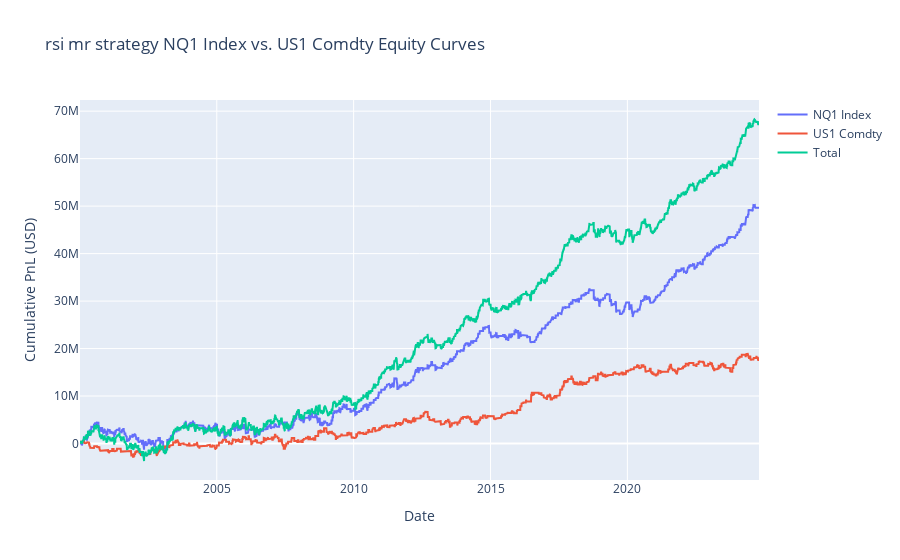
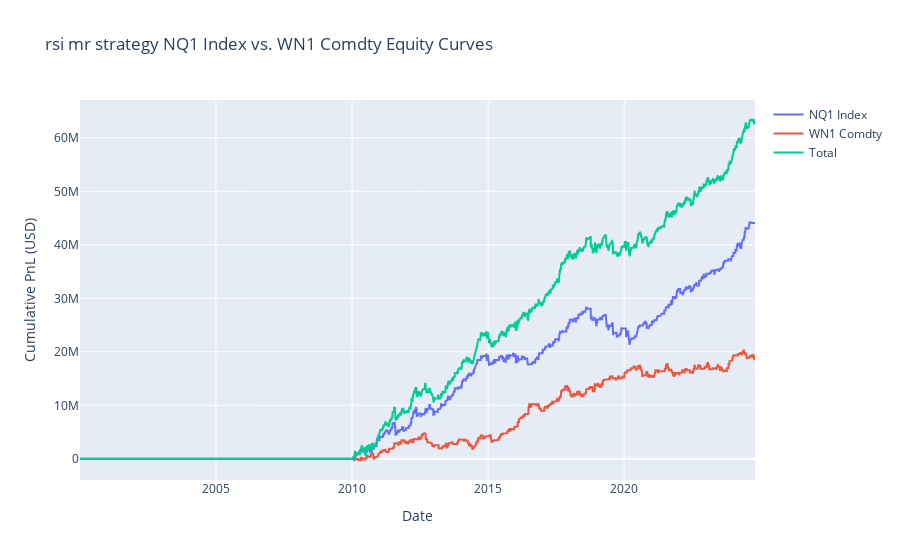

Notebook source saved alongside these figures, in order:
### Code cell
### Where the magic happens

asst_main = 'NQ1 Index'

cmp_assts = market_data.get_asset_classes()['eq-us']
cmp_assts
cmp_assts = ['US1 Comdty', 'WN1 Comdty']


respnls = {}
results = {}
statsdf = {}
trules = {}




for asst in cmp_assts:
    
    pairs = [
        (asst_main, asst),
        (asst, asst_main)
    ]
    
    strategy_params2 = {
        'pairs': pairs,
        'N': (5, 2),
        'rsi_period': (3,3),
        'rsi_threshold': (10.0,8.0),
        'lmt_order': False,
        'lmt_day': 1,
        'lmt_day_only': True,
        'lmt_atr': -0.25,
        'lmt_epsilon': 0.1,
        'atr_period': 3,
        'atr_type': 'atr',
        'market_data': market_data,
        'risk_ratio': (1.0, 1.1)
        
    }

    tmp = TradingRule(
        market_data=market_data,
        trading_rule_function=ratioMR_rsi_long,
        trading_params=strategy_params2,
        position_sizing_params=pSizeParams,  # Define as needed
        incl_assets=[asst_main, asst],  # Include all involved assets
        name_label='TestMR_' + asst,
        strat_descr= f'rsi mr strategy {asst_main} vs. {asst}',
        log_level=logging.ERROR,
        bt_folder = bt_folder
    )

    res = tmp.backtest_all_assets(save=True)
    resdb = tmp.plot_equity(byassets=True, totalsys=True, start_date = '01012000', save_fig=True)
    stats = tmp.calculate_statistics(byassets=True, totalsys=True, start_date='01012000')
    statsdf[asst] = stats
    results[asst] = resdb
    respnls[asst] = res
    trules[asst] = tmp

# Extract the desired statistics from each dataframe in statsdf

required_columns = ['Average Ann. PnL', 'Average Ann. Vol', 'Sharpe Ratio (ann.)', 'Sortino Ratio (ann.)', 'Hit Rate (%)', 'Profit Factor', 
                    'Max drawdown', 'Average drawdown', 'Avg Drawdown Duration', 'Drawdowns per year', 'Max Drawdown Duration']
extracted_stats = {key: statsdf[key].loc['Total', [col for col in required_columns if col in statsdf[key].columns]] for key in statsdf.keys()}

# Convert the dictionary to a dataframe
extracted_stats_df = pd.DataFrame.from_dict(extracted_stats, orient='index')
extracted_stats_df.to_clipboard()
extracted_stats_df

### Figure 1 — Plotly figure (JSON) as saved in the notebook; plotly's stock layout.template omitted (floating-point values rounded to 4 significant figures; data arrays with more than 128 entries replaced by an {"elided": "..."} marker saying what was removed)
{"data": [{"mode": "lines", "name": "NQ1 Index", "type": "scatter", "x": {"elided": "6312 str values"}, "y": {"elided": "6312 int values"}}, {"mode": "lines", "name": "US1 Comdty", "type": "scatter", "x": {"elided": "6312 str values"}, "y": {"elided": "6312 float values"}}, {"mode": "lines", "name": "Total", "type": "scatter", "x": {"elided": "6312 str values"}, "y": {"elided": "6312 float values"}}], "layout": {"hovermode": "x unified", "title": {"text": "rsi mr strategy NQ1 Index vs. US1 Comdty Equity Curves"}, "xaxis": {"title": {"text": "Date"}}, "yaxis": {"title": {"text": "Cumulative PnL (USD)"}}}}

### Figure 2 — Plotly figure (JSON) as saved in the notebook; plotly's stock layout.template omitted (floating-point values rounded to 4 significant figures; data arrays with more than 128 entries replaced by an {"elided": "..."} marker saying what was removed)
{"data": [{"mode": "lines", "name": "NQ1 Index", "type": "scatter", "x": {"elided": "6306 str values"}, "y": {"elided": "6306 int values"}}, {"mode": "lines", "name": "WN1 Comdty", "type": "scatter", "x": {"elided": "6306 str values"}, "y": {"elided": "6306 float values"}}, {"mode": "lines", "name": "Total", "type": "scatter", "x": {"elided": "6306 str values"}, "y": {"elided": "6306 float values"}}], "layout": {"hovermode": "x unified", "title": {"text": "rsi mr strategy NQ1 Index vs. WN1 Comdty Equity Curves"}, "xaxis": {"title": {"text": "Date"}}, "yaxis": {"title": {"text": "Cumulative PnL (USD)"}}}}
